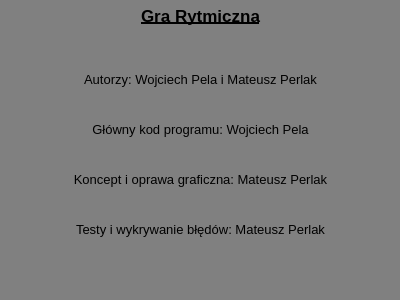
<?xml version="1.0" encoding="UTF-8"?>
<ui version="4.0">
 <class>Credits</class>
 <widget class="QDialog" name="Credits">
  <property name="geometry">
   <rect>
    <x>0</x>
    <y>0</y>
    <width>400</width>
    <height>300</height>
   </rect>
  </property>
  <property name="windowTitle">
   <string>Credits</string>
  </property>
  <property name="windowIcon">
   <iconset resource="Zasoby.qrc">
    <normaloff>:/new/prefix1/Zasoby/icon.png</normaloff>:/new/prefix1/Zasoby/icon.png</iconset>
  </property>
  <property name="styleSheet">
   <string notr="true">QDialog{
	background-color:gray;
	color:black;
}</string>
  </property>
  <widget class="QLabel" name="label">
   <property name="geometry">
    <rect>
     <x>0</x>
     <y>0</y>
     <width>401</width>
     <height>31</height>
    </rect>
   </property>
   <property name="font">
    <font>
     <pointsize>13</pointsize>
     <weight>75</weight>
     <bold>true</bold>
     <underline>true</underline>
    </font>
   </property>
   <property name="text">
    <string>Gra Rytmiczna</string>
   </property>
   <property name="alignment">
    <set>Qt::AlignCenter</set>
   </property>
  </widget>
  <widget class="QLabel" name="label_2">
   <property name="geometry">
    <rect>
     <x>0</x>
     <y>70</y>
     <width>401</width>
     <height>20</height>
    </rect>
   </property>
   <property name="font">
    <font>
     <pointsize>10</pointsize>
    </font>
   </property>
   <property name="text">
    <string>&lt;html&gt;&lt;head/&gt;&lt;body&gt;&lt;p align=&quot;center&quot;&gt;Autorzy: Wojciech Pela i Mateusz Perlak&lt;/p&gt;&lt;/body&gt;&lt;/html&gt;</string>
   </property>
   <property name="alignment">
    <set>Qt::AlignCenter</set>
   </property>
  </widget>
  <widget class="QLabel" name="label_3">
   <property name="geometry">
    <rect>
     <x>0</x>
     <y>120</y>
     <width>401</width>
     <height>20</height>
    </rect>
   </property>
   <property name="font">
    <font>
     <pointsize>10</pointsize>
    </font>
   </property>
   <property name="text">
    <string>&lt;html&gt;&lt;head/&gt;&lt;body&gt;&lt;p align=&quot;center&quot;&gt;Główny kod programu: Wojciech Pela&lt;/p&gt;&lt;/body&gt;&lt;/html&gt;</string>
   </property>
   <property name="alignment">
    <set>Qt::AlignCenter</set>
   </property>
  </widget>
  <widget class="QLabel" name="label_4">
   <property name="geometry">
    <rect>
     <x>0</x>
     <y>170</y>
     <width>401</width>
     <height>20</height>
    </rect>
   </property>
   <property name="font">
    <font>
     <pointsize>10</pointsize>
    </font>
   </property>
   <property name="text">
    <string>&lt;html&gt;&lt;head/&gt;&lt;body&gt;&lt;p align=&quot;center&quot;&gt;Koncept i oprawa graficzna: Mateusz Perlak&lt;/p&gt;&lt;/body&gt;&lt;/html&gt;</string>
   </property>
   <property name="alignment">
    <set>Qt::AlignCenter</set>
   </property>
  </widget>
  <widget class="QLabel" name="label_5">
   <property name="geometry">
    <rect>
     <x>0</x>
     <y>220</y>
     <width>401</width>
     <height>20</height>
    </rect>
   </property>
   <property name="font">
    <font>
     <pointsize>10</pointsize>
    </font>
   </property>
   <property name="text">
    <string>&lt;html&gt;&lt;head/&gt;&lt;body&gt;&lt;p align=&quot;center&quot;&gt;Testy i wykrywanie błędów: Mateusz Perlak&lt;/p&gt;&lt;/body&gt;&lt;/html&gt;</string>
   </property>
   <property name="alignment">
    <set>Qt::AlignCenter</set>
   </property>
  </widget>
 </widget>
 <resources>
  <include location="Zasoby.qrc"/>
 </resources>
 <connections/>
</ui>
